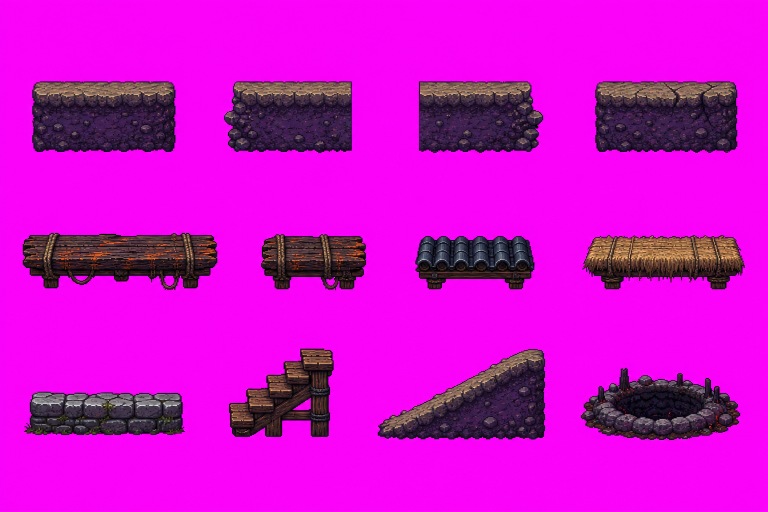
#> input picture assets/modular/environments/kurokawa/platforms/source/atlas-imagegen-raw.png, 1536 x 1024 px (shown at 1/2 size)
$ python -i build-endgame-environments.py   (imports and definitions only)
#> lines starting #> are read from the running program, lines starting #| are printed output that depends on the picture
#> in build_transparent_layer, source is the input picture: PIL image 1536x1024 RGB; mean R, G, B 208.2, 12.2, 204.7
#!/usr/bin/env python3
"""Build the ImageGen modular environment expansion packs.

The OpenAI ImageGen outputs are preserved byte-for-byte under each pack's
``source`` folders.  This tool derives the runtime layers,
individual padded sprites and local manifests without any network call.

The first run can read the original Codex generated-images directory.  Later
runs remain reproducible from the raw copies already stored in the repository.
"""

from __future__ import annotations

import argparse
from collections import Counter
from dataclasses import dataclass
import hashlib
import json
import os
from pathlib import Path
import shutil
from statistics import median
from typing import Iterable

from PIL import Image


ROOT = Path(__file__).resolve().parents[1]
ENVIRONMENT_ROOT = ROOT / "assets" / "modular" / "environments"
DEFAULT_SOURCE_ROOT = (
    Path.home()
    / ".codex"
    / "generated_images"
    / "019f6dba-8e50-7ab1-8ad5-8d44ff7b37bb"
)
TARGET_SIZE = (1664, 936)
GRID = (4, 3)
PADDING = 8
PROP_BOTTOM_PADDING = 4


@dataclass(frozen=True)
class PackSpec:
    zone_id: str
    name: str
    lore: str
    gameplay: str
    source_files: dict[str, str]
    props: tuple[str, ...]
    platforms: tuple[str, ...]


@dataclass(frozen=True)
class AlphaComponent:
    area: int
    bbox: tuple[int, int, int, int]
    centroid: tuple[float, float]


PACKS = (
    PackSpec(
        zone_id="contemporary-japan",
        name="Tokyo contemporain en quarantaine",
        lore=(
            "La faille du Yomi projette Akio dans un Tokyo contemporain où "
            "la même contamination a survécu sous une quarantaine moderne."
        ),
        gameplay=(
            "Rues, station et équipements urbains forment des routes "
            "horizontales lisibles, avec accès en profondeur et plateformes "
            "architecturales cohérentes."
        ),
        source_files={
            "sky": "call_xxAaffUHFWnml8njrFB7MmV3.png",
            "far": "call_WwCIbOG29P1Zd1brtg0GZySm.png",
            "mid": "call_h4JdxKnB7A1640H1wxEIg34m.png",
            "near": "call_5G73qP21lWiFFZbuhS276Mb0.png",
            "props": "call_VaX6fGlSsYqFvq5ODEYIjLEL.png",
            "platforms": "call_0dl9uyVRqcTSC29wqDvWUk5i.png",
        },
        props=(
            "metro-entrance",
            "koban",
            "vending-machine",
            "utility-pole",
            "quarantine-barrier",
            "city-bicycle",
            "emergency-car",
            "neighborhood-shrine",
            "construction-scaffold",
            "emergency-generator",
            "rainwater-pump",
            "yomi-warp-arch",
        ),
        platforms=(
            "asphalt-left",
            "asphalt-center",
            "asphalt-right",
            "asphalt-cracked",
            "concrete-curb-long",
            "concrete-curb-short",
            "footbridge-platform",
            "station-canopy",
            "scaffold-platform",
            "concrete-step",
            "rubble-ramp",
            "drainage-hazard",
        ),
    ),
    PackSpec(
        zone_id="cyberpunk-japan",
        name="Neo-Tokyo sous la pluie de néons",
        lore=(
            "Une seconde rupture temporelle mène Akio dans Neo-Tokyo, où le "
            "Yomi s'est greffé aux réseaux et aux infrastructures de la cité."
        ),
        gameplay=(
            "Passerelles techniques, ruines du maglev et sanctuaires "
            "cybernétiques composent un acte final horizontal à embranchements."
        ),
        source_files={
            "sky": "call_Yv0E73ZqUml325wZM3n4Hf7W.png",
            "far": "call_oci3TYKJlqNB118gfJsNP49U.png",
            "mid": "call_XAaCVmBtkfy9m62QB93QrL2K.png",
            "near": "call_0CHu9dxjfhsGUWwLWnQ3C0kM.png",
            "props": "call_1pqIxJkKzW5r1nUldNxiGIov.png",
            "platforms": "call_atz8xnt2ahe51bASAJ0ZIUOy.png",
        },
        props=(
            "temporal-torii",
            "shrine-tech-altar",
            "ventilation-tower",
            "energy-barrier-post",
            "maglev-maintenance-car",
            "drone-charging-dock",
            "sealed-cargo-crate",
            "vending-terminal",
            "coolant-pipe",
            "cyber-shrine-lantern",
            "transit-access-gate",
            "damaged-power-relay",
        ),
        platforms=(
            "tech-street-left",
            "tech-street-center",
            "tech-street-right",
            "tech-street-cracked",
            "service-platform-long",
            "service-platform-short",
            "transit-platform",
            "shrine-tech-roof",
            "coolant-catwalk",
            "illuminated-step",
            "debris-ramp",
            "energy-trench",
        ),
    ),
    PackSpec(
        zone_id="kai-forest",
        name="Forêt ancienne de Kai",
        lore=(
            "Les cèdres sacrés de Kai étouffent une ancienne route de charbonniers, "
            "désormais contaminée par des racines venues du Yomi."
        ),
        gameplay=(
            "Un niveau forestier horizontal à chemins superposés, troncs franchissables, "
            "racines en pente, ruisseaux et haltes de quarantaine abandonnées."
        ),
        source_files={
            "sky": "call_iCqJO1KncY9OtvxmAi69y8dw.png",
            "far": "call_mvDI83caicnr6cTrJZ3QeL5i.png",
            "mid": "call_hNnhp5hCXS5SwA9NBkMvbrOG.png",
            "near": "call_dMQXaclSMNWEyR4JDVGRVzyu.png",
            "props": "call_e1AFFgHmTNUPxC8vrD5Q6r1W.png",
            "platforms": "call_S83jYMw54Va6cZcl7Lrj9R23.png",
        },
        props=(
            "ancient-cedar-trunk",
            "hollow-fallen-log",
            "charcoal-burner-shelter",
            "moss-stone-lantern",
            "woodcutter-cart",
            "stacked-logs",
            "rope-ward-gate",
            "forest-spring-basin",
            "collapsed-quarantine-tent",
            "infected-root-cluster",
            "campfire-ring",
            "yomi-cave-arch",
        ),
        platforms=(
            "forest-earth-center",
            "forest-earth-left",
            "forest-earth-right",
            "root-cracked",
            "long-fallen-log",
            "short-fallen-log",
            "thick-root-platform",
            "moss-stone-platform",
            "moss-stone-steps",
            "root-earth-slope",
            "stream-stone-ledge",
            "fungus-pit",
        ),
    ),
    PackSpec(
        zone_id="tsuru-fields",
        name="Rizières de Tsuru",
        lore=(
            "Les rizières de Tsuru, autrefois grenier du domaine, ont été noyées "
            "pour ralentir les infectés avant que la peste n'empoisonne les canaux."
        ),
        gameplay=(
            "Un niveau rural ouvert alternant digues, passerelles, toits de grange, "
            "canaux et raccourcis en profondeur autour des cultures condamnées."
        ),
        source_files={
            "sky": "call_CRB2airzQK6ywW15jinqoSwc.png",
            "far": "call_a7CErrAgCBDJelxe4NYgpaVm.png",
            "mid": "call_6CRs1f8GpUBecGfMmITStos5.png",
            "near": "call_bYofiNmCD3sfAcbSYJngqcDX.png",
            "props": "call_mtar6fwAf1YNATDRYuKbHV3O.png",
            "platforms": "call_C2WnTRB1mSA9cpcEc6Zea41y.png",
        },
        props=(
            "field-hut",
            "irrigation-water-wheel",
            "farm-cart",
            "bound-rice-sheaf",
            "irrigation-sluice",
            "field-footbridge",
            "scarecrow",
            "wooden-granary",
            "straw-bales",
            "field-marker",
            "burning-crop-pile",
            "yomi-warp-torii",
        ),
        platforms=(
            "paddy-dike-center",
            "paddy-dike-left",
            "paddy-dike-right",
            "muddy-cracked",
            "long-plank",
            "short-plank",
            "straw-bale-platform",
            "field-hut-roof",
            "irrigation-stone-steps",
            "muddy-dike-slope",
            "drainage-stone-ledge",
            "flooded-plague-ditch",
        ),
    ),
)


PACK_PROMPTS = {
    "kai-forest": {
        "sky": (
            "Opaque moonlit night sky above the ancient Kai forest, with indigo "
            "storm clouds and restrained Yomi haze; no terrain or characters."
        ),
        "far": (
            "Distant wooded mountain silhouettes and mist bands for Kai forest, "
            "isolated on a flat magenta chroma background."
        ),
        "mid": (
            "Coherent middle-distance band of giant ancient cedars, a charcoal "
            "burner shelter and ward ropes, isolated on magenta chroma."
        ),
        "near": (
            "Near forest framing of roots, ferns, broken branches and fog with an "
            "open gameplay center, isolated on magenta chroma."
        ),
        "props": (
            "Twelve separate front-orthographic Kai forest props in a strict "
            "4 by 3 magenta-chroma atlas."
        ),
        "platforms": (
            "Twelve separate side-orthographic forest earth, log, root, stone and "
            "hazard platforms in a strict 4 by 3 magenta-chroma atlas."
        ),
    },
    "tsuru-fields": {
        "sky": (
            "Opaque storm sky over the flooded Tsuru rice fields, with cold dawn "
            "light and distant plague smoke; no terrain or characters."
        ),
        "far": (
            "Distant rural hills, levees and tree silhouettes behind Tsuru fields, "
            "isolated on a flat magenta chroma background."
        ),
        "mid": (
            "Coherent middle-distance rice-field band with watermill, hut, bridges "
            "and flooded paddies, isolated on magenta chroma."
        ),
        "near": (
            "Near rice-field framing of reeds, water channels, broken fencing and "
            "muddy banks with an open center, isolated on magenta chroma."
        ),
        "props": (
            "Twelve separate front-orthographic Tsuru field props in a strict "
            "4 by 3 magenta-chroma atlas."
        ),
        "platforms": (
            "Twelve separate side-orthographic paddy dikes, planks, roofs, stone "
            "ledges and hazards in a strict 4 by 3 magenta-chroma atlas."
        ),
    },
}


def pixel_values(image: Image.Image) -> Iterable[tuple[int, ...]]:
    getter = getattr(image, "get_flattened_data", image.getdata)
    return getter()


def save_png(image: Image.Image, destination: Path) -> None:
    destination.parent.mkdir(parents=True, exist_ok=True)
    image.save(destination, format="PNG", optimize=True)


def boundaries(length: int, count: int) -> list[int]:
    return [round(index * length / count) for index in range(count + 1)]


# [93 lines left out: functions infer_empty_gutter_boundaries, source_destination, file_sha256, ensure_raw_source, not called in this run]


def sampled_chroma_key(source: Image.Image) -> tuple[int, int, int]:
    rgb = source.convert("RGB")
    width, height = rgb.size
#> width = 1536; height = 1024
    stride_x = max(1, width // 128)
#> stride_x = 12
    stride_y = max(1, height // 96)
#> stride_y = 10
    border = []
    border_depth_x = max(4, width // 40)
#> border_depth_x = 38
    border_depth_y = max(4, height // 40)
#> border_depth_y = 25
    for y in range(0, height, stride_y):
        for x in range(0, width, stride_x):
            if (
                x >= border_depth_x
                and x < width - border_depth_x
                and y >= border_depth_y
                and y < height - border_depth_y
            ):
                continue
            pixel = rgb.getpixel((x, y))
            if max(pixel) > 150 and max(pixel) - min(pixel) > 80:
                border.append(pixel)
#> after the loop, border = 1447 items, first 6: (241, 12, 240), (249, 5, 248), (250, 4, 249), (249, 5, 250), (248, 3, 249), (249, 4, 250)
    if len(border) < 16:
        raise ValueError("Impossible d'échantillonner le chroma sur la bordure")
    quantized = Counter(
        tuple(channel // 8 for channel in pixel)
        for pixel in border
    )
#> quantized = {(30, 1, 30): 1, (31, 0, 31): 1310, (30, 0, 31): 102, (31, 0, 30): 33, (30, 0, 30): 1}
    dominant = quantized.most_common(1)[0][0]
#> dominant = (31, 0, 31)
    cluster = [
        pixel for pixel in border
        if tuple(channel // 8 for channel in pixel) == dominant
    ]
#> cluster = 1310 items, first 6: (249, 5, 248), (250, 4, 249), (249, 5, 250), (248, 3, 249), (249, 4, 250), (249, 4, 249)
    return (
        round(median(pixel[0] for pixel in cluster)),
        round(median(pixel[1] for pixel in cluster)),
        round(median(pixel[2] for pixel in cluster)),
    )


def remove_chroma(source: Image.Image) -> tuple[Image.Image, dict[str, object]]:
    rgba = source.convert("RGBA")
    key_red, key_green, key_blue = sampled_chroma_key(source)
#> key_red = 251; key_green = 2; key_blue = 249
    if key_green > max(key_red, key_blue):
        key_kind = "green"
    elif min(key_red, key_blue) > key_green:
        key_kind = "magenta"
    else:
        key_kind = "generic"
    output = []
    transparent = 0
    partial = 0
    despilled = 0

    for red, green, blue, source_alpha in pixel_values(rgba):
        distance = (
            (red - key_red) ** 2
            + (green - key_green) ** 2
            + (blue - key_blue) ** 2
        ) ** 0.5
        if key_kind == "green":
            chroma_excess = green - max(red, blue)
            strongly_chroma = green > 178 and chroma_excess > 142
        elif key_kind == "magenta":
            chroma_excess = min(red, blue) - green
            strongly_chroma = red > 178 and blue > 178 and chroma_excess > 142
        else:
            chroma_excess = 0
            strongly_chroma = False
        if distance <= 34 or strongly_chroma:
            alpha = 0
        elif distance >= 112 or chroma_excess <= 42:
            alpha = source_alpha
        else:
            matte = max(0.0, min(1.0, (distance - 34) / 78))
            dominance_matte = max(0.0, min(1.0, (142 - chroma_excess) / 100))
            alpha = round(source_alpha * max(matte, dominance_matte))

        if alpha == 0:
            transparent += 1
            output.append((0, 0, 0, 0))
            continue
        if alpha < 255:
            partial += 1
        if key_kind == "green" and alpha < 255 and green > max(red, blue) + 10:
            green = max(red, blue) + 10
            despilled += 1
        elif key_kind == "magenta" and alpha < 255:
            spill = max(0, min(red, blue) - green - 10)
            if spill:
                red -= spill
                blue -= spill
                despilled += 1
        output.append((red, green, blue, alpha))
#> this loop made 1572864 passes
#> (red, blue, distance, chroma_excess) on passes 1 to 12: (241, 240, 16.76, 228), (248, 247, 7.87, 238), (250, 249, 3.16, 244), (250, 249, 1.41, 246), (250, 249, 1.41, 246), (249, 249, 2.83, 245), (248, 249, 3.61, 244), (248, 249, 3.61, 244), (248, 248, 4.36, 243), (248, 248, 5.1, 242), (249, 249, 4.47, 243), (249, 249, 3.61, 244)
#> (distance, chroma_excess) on passes 61 to 66: (3, 245), (3, 245), (3, 245), (3, 245), (3, 245), (3, 245)
#> after the loop, despilled = 675; output = 1572864 items; partial = 675; transparent = 1211016

    result = Image.new("RGBA", rgba.size)
#> result: PIL image 1536x1024 RGBA; every value is 0
    result.putdata(output)
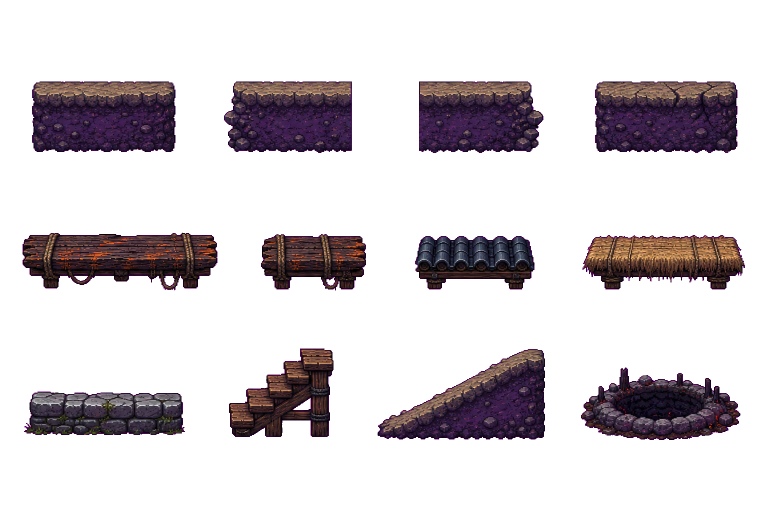
#> result: PIL image 1536x1024 RGBA (shown at 1/2 size); mean R, G, B, A 15.4, 10.1, 13.4, 58.6; transparent parts drawn white
    return result, {
        "keyRed": key_red,
        "keyGreen": key_green,
        "keyBlue": key_blue,
        "keyHex": f"#{key_red:02x}{key_green:02x}{key_blue:02x}",
        "keyKind": key_kind,
        "transparentPixels": transparent,
        "partialAlphaPixels": partial,
        "despilledPixels": despilled,
    }


# [5 lines left out: function build_sky, not called in this run]


def build_transparent_layer(
    source_path: Path,
    destination: Path,
) -> dict[str, object]:
    with Image.open(source_path) as source:
        cleaned, chroma = remove_chroma(source)
#> chroma = {'keyRed': 251, 'keyGreen': 2, 'keyBlue': 249, 'keyHex': '#fb02f9', 'keyKind': 'magenta', 'transparentPixels': 1211016, 'partialAlphaPixels': 675, 'despilledPixels': 675}
    scale = min(TARGET_SIZE[0] / cleaned.width, TARGET_SIZE[1] / cleaned.height)
#> scale = 0.914
    scaled_size = (
        max(1, round(cleaned.width * scale)),
        max(1, round(cleaned.height * scale)),
    )
#> scaled_size = (1404, 936)
    scaled = cleaned.resize(scaled_size, Image.Resampling.NEAREST)
    canvas = Image.new("RGBA", TARGET_SIZE, (0, 0, 0, 0))
#> canvas: PIL image 1664x936 RGBA; every value is 0
    offset = ((TARGET_SIZE[0] - scaled.width) // 2, TARGET_SIZE[1] - scaled.height)
#> offset = (130, 0)
    canvas.alpha_composite(scaled, offset)
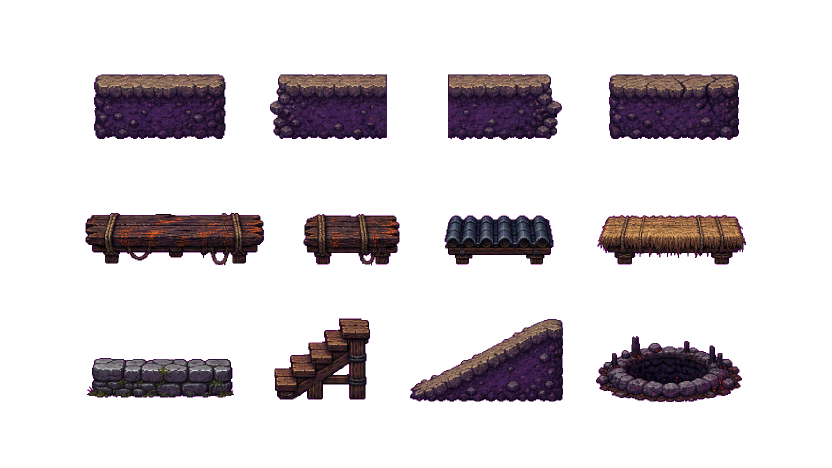
#> canvas: PIL image 1664x936 RGBA (shown at 1/2 size); mean R, G, B, A 13, 8.6, 11.3, 49.5; transparent parts drawn white
    save_png(canvas, destination)
    alpha = canvas.getchannel("A")
    return {
        "mode": canvas.mode,
        "size": list(canvas.size),
        "sourceScale": round(scale, 6),
        "placement": list(offset),
        "alphaBounds": list(alpha.getbbox() or ()),
        **chroma,
    }


# [236 lines left out: functions alpha_components, assign_components_to_grid, crop_sprite, build_atlas_group, build_pack, not called in this run]


def project_path(path: Path) -> str:
    return str(path.relative_to(ROOT)).replace("\\", "/")


# [171 lines left out: functions global_environment_record, sync_global_environment_manifest, validate_pack, main, not called in this run]


# [2 lines not run here, left out]

#> (the run stopped early here; a loop or call above may not have finished)

$ run again, on assets/generated/props/fps-wall-texture-atlas-source.png
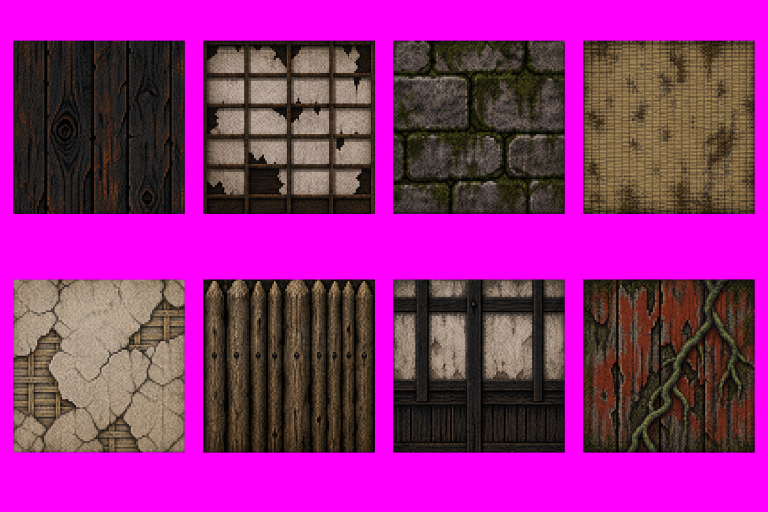
#> input picture assets/generated/props/fps-wall-texture-atlas-source.png, 1536 x 1024 px (shown at 1/2 size)
#> in build_transparent_layer, source is the input picture: PIL image 1536x1024 RGB; mean R, G, B 148.6, 39.6, 132.3
#> after the loop in sampled_chroma_key, `for y in range(0, height, stride_y):`: border = 1309 items, first 6: (255, 0, 255), (255, 0, 255), (255, 0, 255), (255, 0, 255), (255, 0, 255), (255, 0, 255)
#> quantized = {(31, 0, 31): 1309}
#> dominant = (31, 0, 31)
#> cluster has the same summary as border
#> key_red = 255; key_green = 0; key_blue = 255
#> after the loop in remove_chroma, `for red, green, blue, source_alpha in pixel_values(rgba):`: despilled = 89; output = 1572864 items; partial = 89; transparent = 620277
#> in remove_chroma, `result.putdata(output)`:
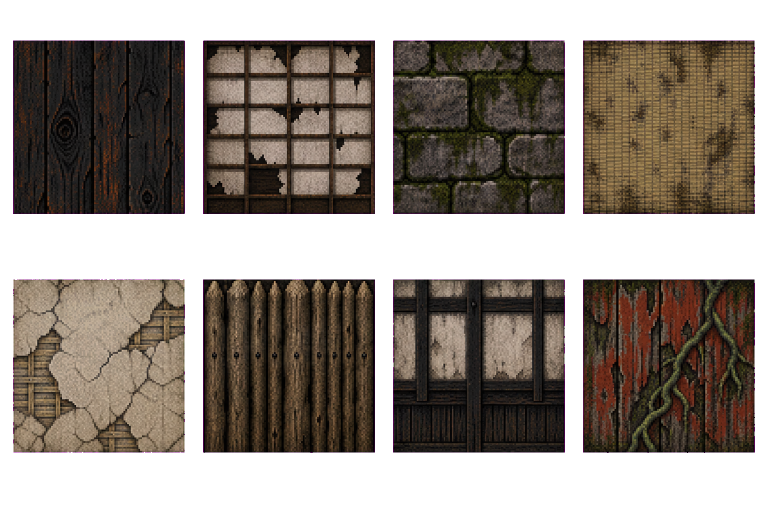
#> result: PIL image 1536x1024 RGBA (shown at 1/2 size); mean R, G, B, A 48.1, 39.6, 31.8, 154.4; transparent parts drawn white
#> chroma = {'keyRed': 255, 'keyGreen': 0, 'keyBlue': 255, 'keyHex': '#ff00ff', 'keyKind': 'magenta', 'transparentPixels': 620277, 'partialAlphaPixels': 89, 'despilledPixels': 89}
#> in build_transparent_layer, `canvas.alpha_composite(scaled, offset)`:
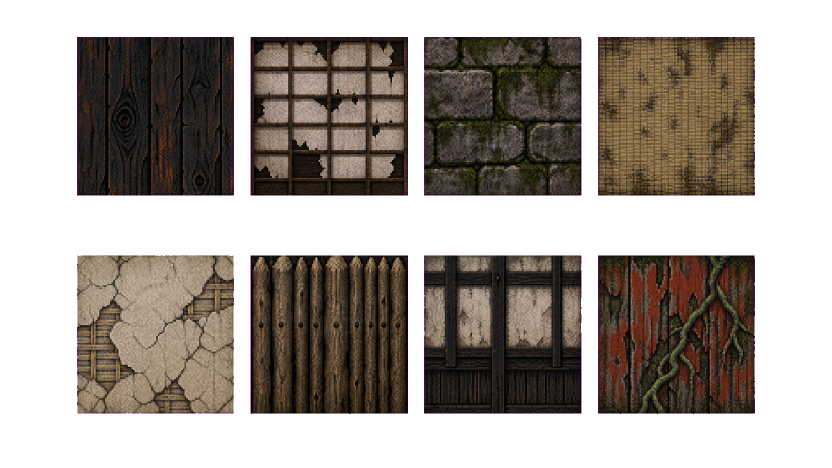
#> canvas: PIL image 1664x936 RGBA (shown at 1/2 size); mean R, G, B, A 40.6, 33.4, 26.9, 130.2; transparent parts drawn white
